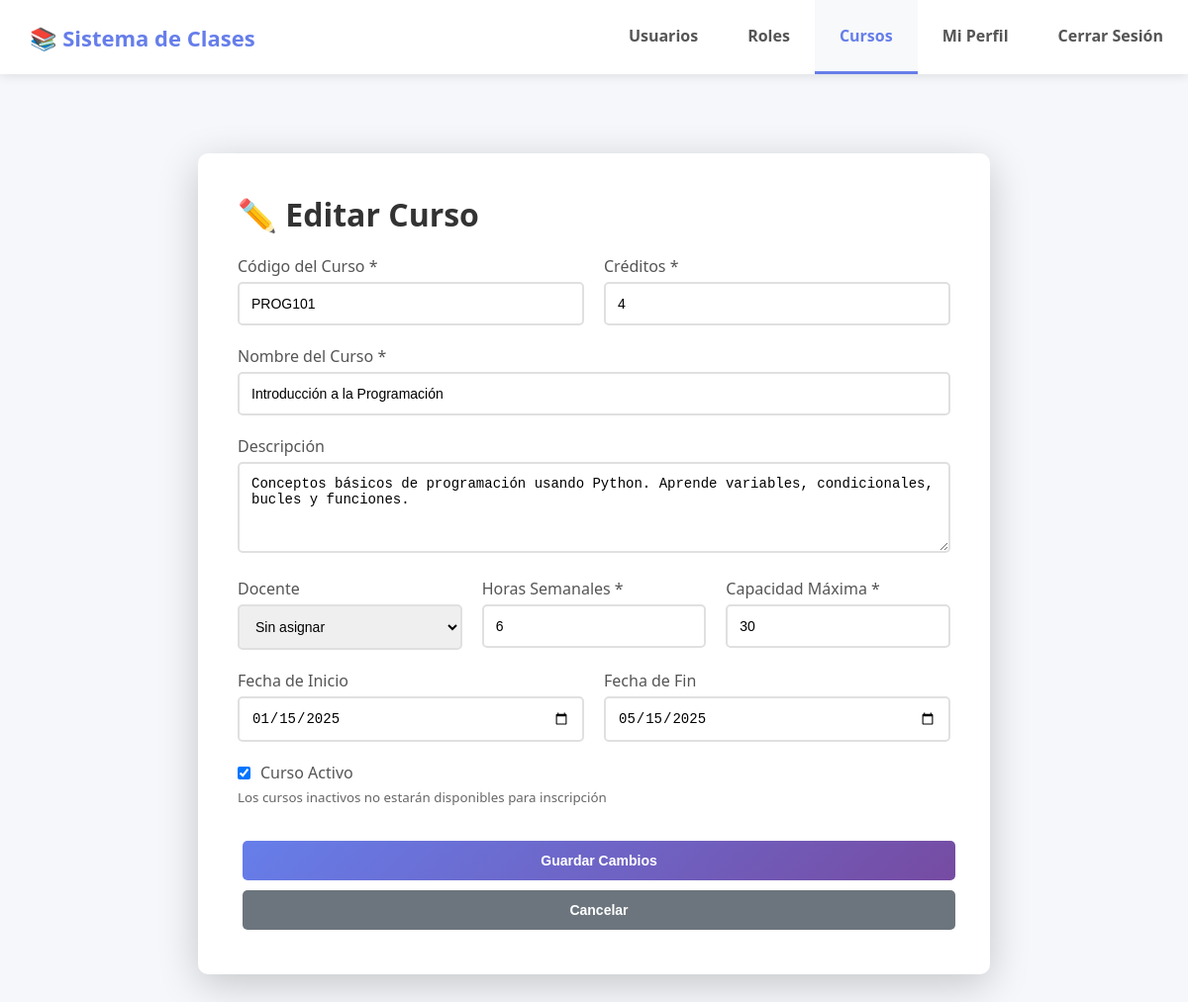
The page /course_form.php?id=1 (signed in) on the database its author committed.
### tables this page shows
CREATE TABLE cursos (
    id_curso INT AUTO_INCREMENT PRIMARY KEY,
    codigo_curso VARCHAR(20) UNIQUE NOT NULL,
    nombre_curso VARCHAR(150) NOT NULL,
    descripcion TEXT,
    id_docente INT,
    creditos INT DEFAULT 3,
    horas_semanales INT DEFAULT 4,
    capacidad_maxima INT DEFAULT 30,
    activo BOOLEAN DEFAULT TRUE,
    fecha_inicio DATE,
    fecha_fin DATE,
    created_at TIMESTAMP DEFAULT CURRENT_TIMESTAMP,
    updated_at TIMESTAMP DEFAULT CURRENT_TIMESTAMP ON UPDATE CURRENT_TIMESTAMP,
    FOREIGN KEY (id_docente) REFERENCES usuarios(id_usuario) ON DELETE SET NULL,
    INDEX idx_codigo (codigo_curso),
    INDEX idx_docente (id_docente),
    INDEX idx_activo (activo)
);

### includes/session.php (called while the page is built, shortened)
<?php
function is_admin() {
    return isset($_SESSION['id_rol']) && $_SESSION['id_rol'] == 1;
}
function has_permission($clave_permiso) {
    require_once __DIR__ . '/functions.php';
    return user_has_permission($_SESSION['user_id'], $clave_permiso);
}
function require_permission($clave_permiso, $redirect = 'dashboard.php') {
    if(!has_permission($clave_permiso)) {
        header("Location: $redirect");
        exit();
    }
}
?>

### includes/functions.php (called while the page is built, shortened)
<?php
function user_has_permission($id_usuario, $clave_permiso) {
    $database = new Database();
    $db = $database->connect();
    $query = "SELECT COUNT(*) as count
              FROM usuarios u
              INNER JOIN rol_permisos rp ON u.id_rol = rp.id_rol
              INNER JOIN permisos p ON rp.id_permiso = p.id_permiso
              WHERE u.id_usuario = :id_usuario AND p.clave_permiso = :clave_permiso";
    $stmt = $db->prepare($query);
    $stmt->bindParam(':id_usuario', $id_usuario);
    $stmt->bindParam(':clave_permiso', $clave_permiso);
    $stmt->execute();
    $result = $stmt->fetch();
    return (int)$result['count'] > 0;
}
function get_course_info($id_curso) {
    $database = new Database();
    $db = $database->connect();
    $query = "SELECT c.*, u.username as docente_username,
                     CONCAT(p.nombre, ' ', p.apellido) as docente_nombre,
                     (SELECT COUNT(*) FROM inscripciones_cursos WHERE id_curso = c.id_curso) as estudiantes_inscritos
              FROM cursos c
              LEFT JOIN usuarios u ON c.id_docente = u.id_usuario
              LEFT JOIN personas p ON u.id_persona = p.id_persona
              WHERE c.id_curso = :id_curso";
    $stmt = $db->prepare($query);
    $stmt->bindParam(':id_curso', $id_curso, PDO::PARAM_INT);
    $stmt->execute();
    return $stmt->fetch();
}
?>

### course_form.php (the view, shortened to what this page needs)
<?php
require_once 'includes/session.php';
require_once 'includes/functions.php';
require_permission('curso.create');
$is_edit = false;
$course_info = null;
if(isset($_GET['id']) && !empty($_GET['id'])) {
    $is_edit = true;
    $id_curso = (int)$_GET['id'];
    $course_info = get_course_info($id_curso);
}
$codigo_curso = $course_info['codigo_curso'] ?? '';
$nombre_curso = $course_info['nombre_curso'] ?? '';
$descripcion = $course_info['descripcion'] ?? '';
$creditos = $course_info['creditos'] ?? 3;
$horas_semanales = $course_info['horas_semanales'] ?? 4;
$capacidad_maxima = $course_info['capacidad_maxima'] ?? 30;
$activo = $course_info['activo'] ?? true;
$fecha_inicio = $course_info['fecha_inicio'] ?? '';
$fecha_fin = $course_info['fecha_fin'] ?? '';
?>
<!DOCTYPE html>
<html lang="es">
<head>
    <link rel="stylesheet" href="assets/css/style.css">
</head>
<body>
    <div class="navbar">
        <div class="nav-brand">
            <h2>📚 Sistema de Clases</h2>
        </div>
        <div class="nav-links">
            <?php if(is_admin()): ?>
                <a href="admin_dashboard.php">Usuarios</a>
                <a href="roles.php">Roles</a>
            <?php endif; ?>
            <a href="courses.php" class="active">Cursos</a>
            <a href="profile.php">Mi Perfil</a>
            <a href="logout.php">Cerrar Sesión</a>
        </div>
    </div>
    <div class="dashboard-container">
        <div class="container" style="max-width: 800px;">
            <h1><?php echo $is_edit ? '✏️ Editar Curso' : '➕ Nuevo Curso'; ?></h1>
            <form method="POST" action="">
                <div style="display: grid; grid-template-columns: 1fr 1fr; gap: 20px;">
                    <div class="form-group">
                        <label for="codigo_curso">Código del Curso *</label>
                        <input type="text" id="codigo_curso" name="codigo_curso" required
                               value="<?php echo htmlspecialchars($codigo_curso); ?>"
                               placeholder="Ej: WEB201">
                    </div>
                    <div class="form-group">
                        <label for="creditos">Créditos *</label>
                        <input type="number" id="creditos" name="creditos" required min="1" max="10"
                               value="<?php echo $creditos; ?>">
                    </div>
                </div>
                <div class="form-group">
                    <label for="nombre_curso">Nombre del Curso *</label>
                    <input type="text" id="nombre_curso" name="nombre_curso" required
                           value="<?php echo htmlspecialchars($nombre_curso); ?>"
                           placeholder="Ej: Desarrollo Web">
                </div>
                <div class="form-group">
                    <label for="descripcion">Descripción</label>
                    <textarea id="descripcion" name="descripcion" rows="4"
                              placeholder="Describe el contenido y objetivos del curso..."><?php echo htmlspecialchars($descripcion); ?></textarea>
                </div>
                <div style="display: grid; grid-template-columns: 1fr 1fr 1fr; gap: 20px;">
                    <div class="form-group">
                        <label for="id_docente">Docente</label>
                        <select id="id_docente" name="id_docente">
                            <option value="">Sin asignar</option>
                        </select>
                    </div>
                    <div class="form-group">
                        <label for="horas_semanales">Horas Semanales *</label>
                        <input type="number" id="horas_semanales" name="horas_semanales" required min="1" max="40"
                               value="<?php echo $horas_semanales; ?>">
                    </div>
                    <div class="form-group">
                        <label for="capacidad_maxima">Capacidad Máxima *</label>
                        <input type="number" id="capacidad_maxima" name="capacidad_maxima" required min="1" max="100"
                               value="<?php echo $capacidad_maxima; ?>">
                    </div>
                </div>
                <div style="display: grid; grid-template-columns: 1fr 1fr; gap: 20px;">
                    <div class="form-group">
                        <label for="fecha_inicio">Fecha de Inicio</label>
                        <input type="date" id="fecha_inicio" name="fecha_inicio"
                               value="<?php echo $fecha_inicio; ?>">
                    </div>
                    <div class="form-group">
                        <label for="fecha_fin">Fecha de Fin</label>
                        <input type="date" id="fecha_fin" name="fecha_fin"
                               value="<?php echo $fecha_fin; ?>">
                    </div>
                </div>
                <div class="form-group">
                    <label style="display: flex; align-items: center; cursor: pointer;">
                        <input type="checkbox" name="activo" id="activo" value="1"
                               <?php echo $activo ? 'checked' : ''; ?>
                               style="width: auto; margin-right: 10px;">
                        <span>Curso Activo</span>
                    </label>
                    <small style="color: #666; display: block; margin-top: 5px;">
                        Los cursos inactivos no estarán disponibles para inscripción
                    </small>
                </div>
                <div style="margin-top: 30px;">
                    <button type="submit" class="btn btn-primary">
                        <?php echo $is_edit ? 'Guardar Cambios' : 'Crear Curso'; ?>
                    </button>
                    <a href="courses.php">
                        <button type="button" class="btn btn-secondary">Cancelar</button>
                    </a>
                </div>
            </form>
        </div>
    </div>
</body>
</html>

### assets/css/style.css (style rules this page uses)
* { margin: 0; padding: 0; box-sizing: border-box; }
body { font-family: 'Segoe UI', Tahoma, Geneva, Verdana, sans-serif; background: #f5f7fa; min-height: 100vh; }
.container { background: white; border-radius: 10px; box-shadow: 0 10px 40px rgba(0,0,0,0.2); padding: 40px; width: 100%; max-width: 450px; margin: 50px auto; }
.dashboard-container { max-width: 1400px; margin: 0 auto; padding: 30px; }
h1, h2 { color: #333; margin-bottom: 20px; }
.form-group { margin-bottom: 20px; }
label { display: block; margin-bottom: 5px; color: #555; font-weight: 500; }
input[type="text"], input[type="password"], input[type="email"], input[type="tel"], textarea, select { width: 100%; padding: 12px; border: 2px solid #e0e0e0; border-radius: 5px; font-size: 14px; transition: border-color 0.3s; }
textarea { resize: vertical; min-height: 80px; }
.btn { padding: 12px 24px; border: none; border-radius: 5px; font-size: 14px; font-weight: 600; cursor: pointer; transition: all 0.3s; margin: 5px; }
.btn-primary { background: linear-gradient(135deg, #667eea 0%, #764ba2 100%); color: white; width: 100%; }
.btn-secondary { background: #6c757d; color: white; width: 100%; }
.navbar { background: white; box-shadow: 0 2px 10px rgba(0,0,0,0.1); padding: 0; display: flex; justify-content: space-between; align-items: center; position: sticky; top: 0; z-index: 1000; }
.nav-brand { padding: 20px 30px; }
.nav-brand h2 { margin: 0; color: #667eea; font-size: 22px; }
.nav-links { display: flex; margin: 0; padding: 0; }
.nav-links a { padding: 25px 25px; color: #555; text-decoration: none; font-weight: 600; transition: all 0.3s; border-bottom: 3px solid transparent; display: flex; align-items: center; }
.nav-links a.active { color: #667eea; border-bottom-color: #667eea; background: #f8f9fa; }
input[type="date"], input[type="number"] { width: 100%; padding: 12px; border: 2px solid #e0e0e0; border-radius: 5px; font-size: 14px; transition: border-color 0.3s; }

### rows shown on the page
cursos: codigo_curso "PROG101", creditos "4", nombre_curso "Introducción a la Programación", descripcion "Conceptos básicos de programación usando Python. Aprende variables, condicionales, bucles y funciones.", horas_semanales "6", capacidad_maxima "30", fecha_inicio "01/15/2025", fecha_fin "05/15/2025", activo "☑"
